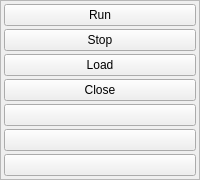
         <widget class="QFrame" name="frame_3">
          <property name="frameShape">
           <enum>QFrame::StyledPanel</enum>
          </property>
          <property name="frameShadow">
           <enum>QFrame::Raised</enum>
          </property>
          <layout class="QVBoxLayout" name="verticalLayout">
           <property name="spacing">
            <number>3</number>
           </property>
           <property name="leftMargin">
            <number>3</number>
           </property>
           <property name="topMargin">
            <number>3</number>
           </property>
           <property name="rightMargin">
            <number>3</number>
           </property>
           <property name="bottomMargin">
            <number>3</number>
           </property>
           <item>
            <widget class="QPushButton" name="btnrun">
             <property name="sizePolicy">
              <sizepolicy hsizetype="Minimum" vsizetype="Minimum">
               <horstretch>0</horstretch>
               <verstretch>0</verstretch>
              </sizepolicy>
             </property>
             <property name="cursor">
              <cursorShape>PointingHandCursor</cursorShape>
             </property>
             <property name="text">
              <string>Run</string>
             </property>
            </widget>
           </item>
           <item>
            <widget class="QPushButton" name="pushButton_2">
             <property name="sizePolicy">
              <sizepolicy hsizetype="Minimum" vsizetype="Minimum">
               <horstretch>0</horstretch>
               <verstretch>0</verstretch>
              </sizepolicy>
             </property>
             <property name="cursor">
              <cursorShape>PointingHandCursor</cursorShape>
             </property>
             <property name="text">
              <string>Stop</string>
             </property>
            </widget>
           </item>
           <item>
            <widget class="QPushButton" name="pushButton_3">
             <property name="sizePolicy">
              <sizepolicy hsizetype="Minimum" vsizetype="Minimum">
               <horstretch>0</horstretch>
               <verstretch>0</verstretch>
              </sizepolicy>
             </property>
             <property name="cursor">
              <cursorShape>PointingHandCursor</cursorShape>
             </property>
             <property name="text">
              <string>Load</string>
             </property>
            </widget>
           </item>
           <item>
            <widget class="QPushButton" name="pushButton_4">
             <property name="sizePolicy">
              <sizepolicy hsizetype="Minimum" vsizetype="Minimum">
               <horstretch>0</horstretch>
               <verstretch>0</verstretch>
              </sizepolicy>
             </property>
             <property name="cursor">
              <cursorShape>PointingHandCursor</cursorShape>
             </property>
             <property name="text">
              <string>Close</string>
             </property>
            </widget>
           </item>
           <item>
            <widget class="QPushButton" name="pushButton_5">
             <property name="sizePolicy">
              <sizepolicy hsizetype="Minimum" vsizetype="Minimum">
               <horstretch>0</horstretch>
               <verstretch>0</verstretch>
              </sizepolicy>
             </property>
             <property name="cursor">
              <cursorShape>PointingHandCursor</cursorShape>
             </property>
             <property name="text">
              <string/>
             </property>
            </widget>
           </item>
           <item>
            <widget class="QPushButton" name="pushButton_6">
             <property name="sizePolicy">
              <sizepolicy hsizetype="Minimum" vsizetype="Minimum">
               <horstretch>0</horstretch>
               <verstretch>0</verstretch>
              </sizepolicy>
             </property>
             <property name="cursor">
              <cursorShape>PointingHandCursor</cursorShape>
             </property>
             <property name="text">
              <string/>
             </property>
            </widget>
           </item>
           <item>
            <widget class="QPushButton" name="pushButton_7">
             <property name="sizePolicy">
              <sizepolicy hsizetype="Minimum" vsizetype="Minimum">
               <horstretch>0</horstretch>
               <verstretch>0</verstretch>
              </sizepolicy>
             </property>
             <property name="cursor">
              <cursorShape>PointingHandCursor</cursorShape>
             </property>
             <property name="text">
              <string/>
             </property>
            </widget>
           </item>
          </layout>
         </widget>
